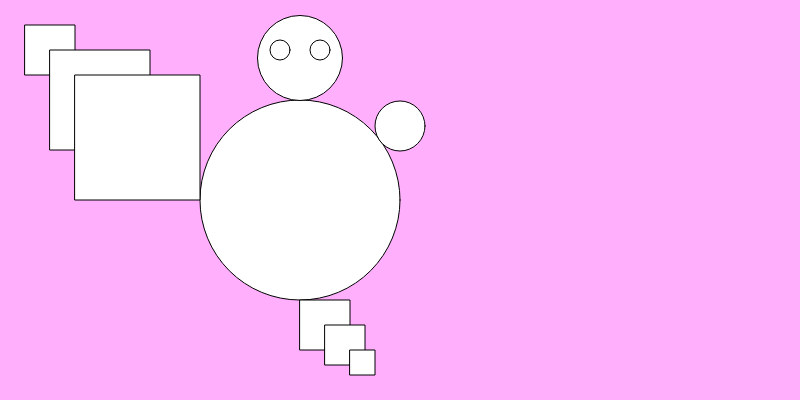
Frame 1 (no input)
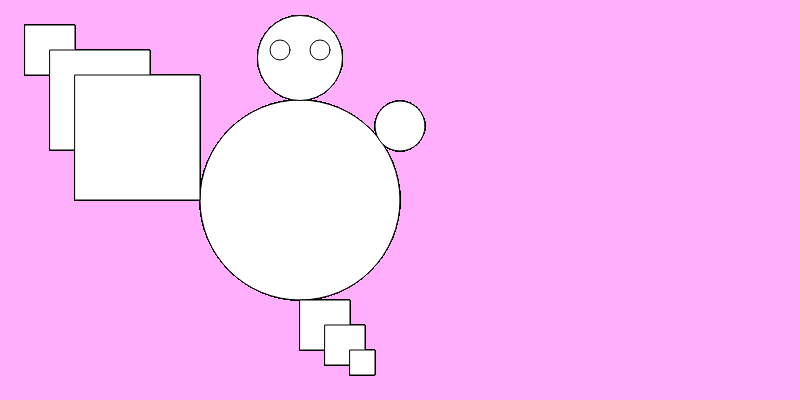
Frame 60 (no input)
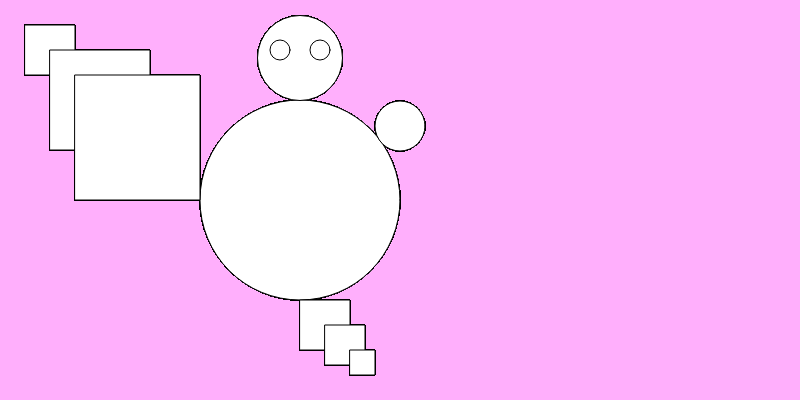
Frame 120 (the mouse pressed at the canvas centre since frame 60)

The p5.js sketch that drew these frames (run headless with seeded random() and noise() and a simulated clock; from frame 60 on, the mouse is pressed at the canvas centre):

// p5.js sketch
// ── sketch.js
function setup() {
  createCanvas(800, 400);
  background(255, 175, 252);
  // stroke(99, 244, 63);
  // fill(40, 210, 255, 0.64);
  // put setup code here
}

function draw() {
  // ellipse(50, 50, 80, 80);
  // ellipse(100, 100, 20, 20);
  // ellipse(200, 200, 20, 10);
  // ellipse(300, 350, 160, 80);
  // ellipse(400, 250, 500, 60);
  // ellipse(500, 50, 120, 60);
  // ellipse(600, 300, 120, 20);
  ellipse(300, 200, 200, 200);
  ellipse(300, 58, 85, 85);
  ellipse(280, 50, 20, 20);
  ellipse(320, 50, 20, 20);
  ellipse(400, 126, 50, 50);
  rect(25, 25, 50, 50);
  rect(50, 50, 100, 100);
  rect(75, 75, 125, 125);
  rect(300, 300, 50, 50);
  rect(325, 325, 40, 40);
  rect(350, 350, 25, 25);
  // put drawing code here
}
